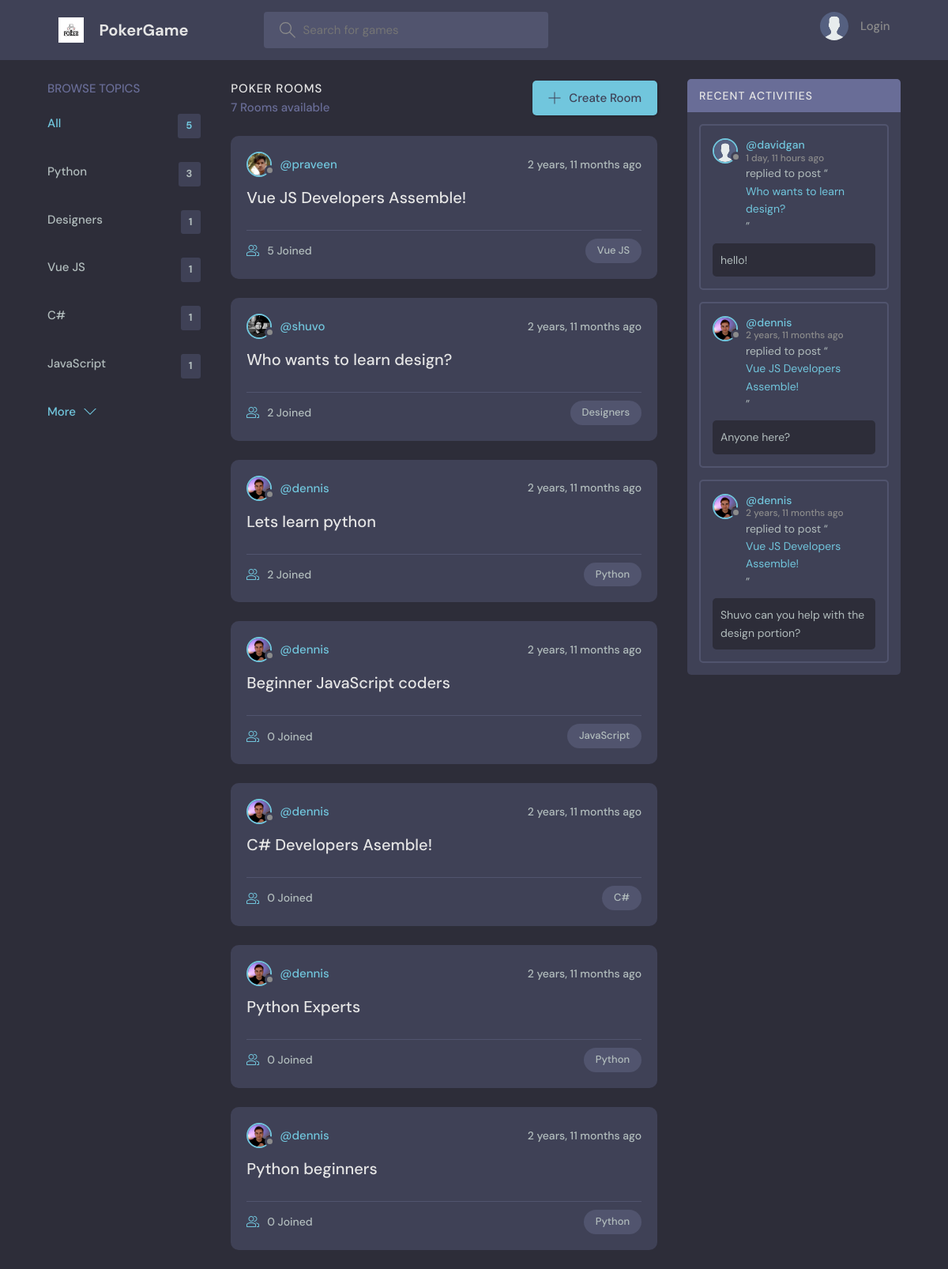
The app's page /, older data.
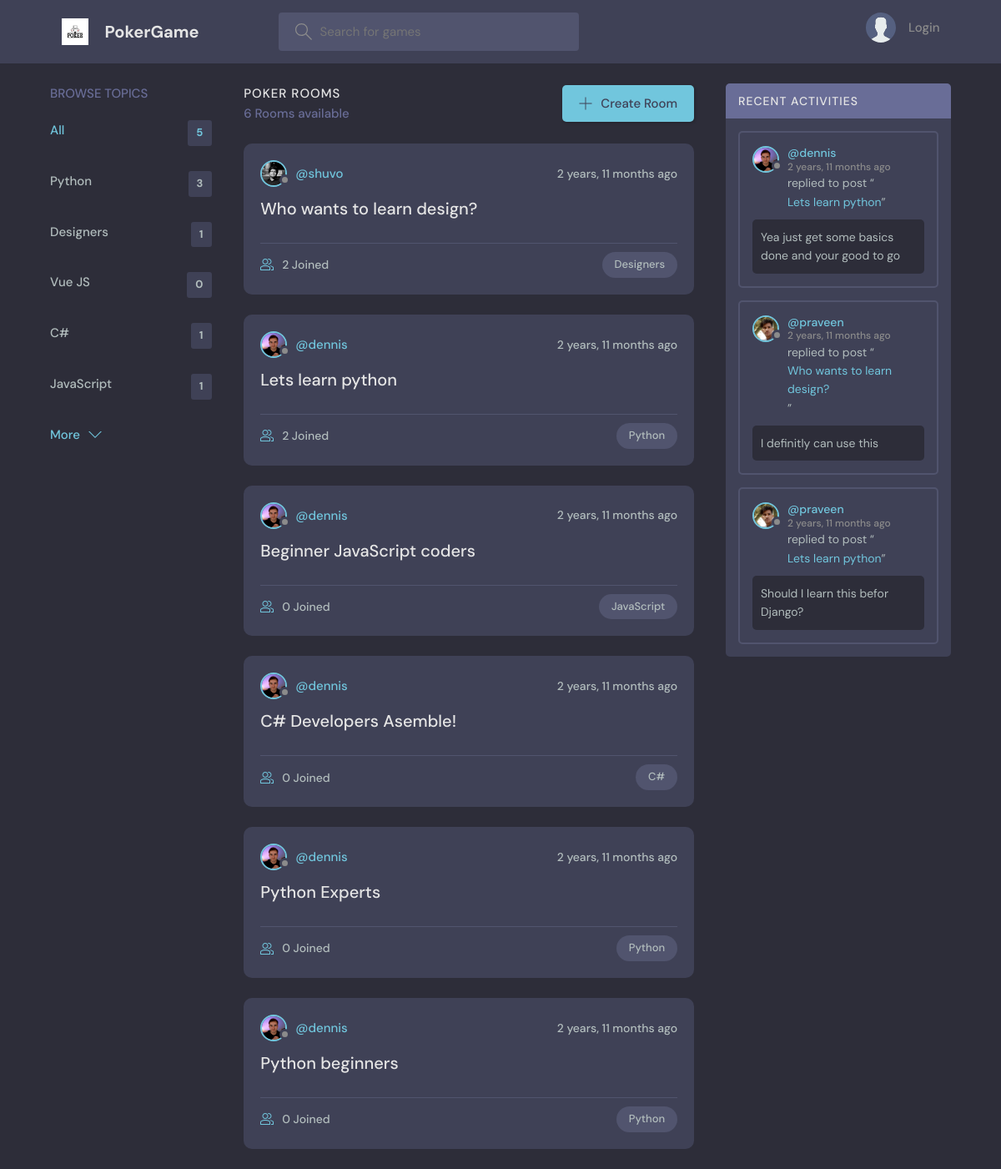
The same page, newer data.
### base/models.py (models this page shows, shortened)
class Topic(models.Model):
    name = models.CharField(max_length=200)

class Room(models.Model):
    host = models.ForeignKey(User, on_delete=models.SET_NULL, null=True)
    topic = models.ForeignKey(Topic, on_delete=models.SET_NULL, null=True)
    name = models.CharField(max_length=200)
    description = models.TextField(null=True, blank=True)
    participants = models.ManyToManyField(
        User, related_name='participants', blank=True)
    updated = models.DateTimeField(auto_now=True)
    created = models.DateTimeField(auto_now_add=True)
    pot_size = models.IntegerField(default=0)
    card1 = models.TextField(max_length=5, null=True)
    card2 = models.TextField(max_length=5, null=True)
    card3 = models.TextField(max_length=5, null=True)
    card4 = models.TextField(max_length=5, null=True)
    card5 = models.TextField(max_length=5, null=True)
    deck=models.CharField(max_length=512, null=True)
    class Meta:
        ordering = ['-updated', '-created']
    def __str__(self):
        return self.name

class User(AbstractUser):
    name = models.CharField(max_length=200, null=True)
    email = models.EmailField(unique=True, null=True)
    bio = models.TextField(null=True)
    chip_count = models.IntegerField(default=5000)
    card1 = models.TextField(max_length=5, null=True)
    card2 = models.TextField(max_length=5, null=True)
    avatar = models.ImageField(null=True, default="avatar.svg")
    USERNAME_FIELD = 'email'
    REQUIRED_FIELDS = ['username']

class Message(models.Model):
    user = models.ForeignKey(User, on_delete=models.CASCADE)
    room = models.ForeignKey(Room, on_delete=models.CASCADE)
    body = models.TextField()
    updated = models.DateTimeField(auto_now=True)
    created = models.DateTimeField(auto_now_add=True)
    class Meta:
        ordering = ['-updated', '-created']

### base/views.py (the view)
# urls.py: path('', views.home, name="home"),
def home(request):
    q = request.GET.get('q') if request.GET.get('q') != None else ''
    rooms = Room.objects.filter(
        Q(topic__name__icontains=q) |
        Q(name__icontains=q) |
        Q(description__icontains=q)
    )
    topics = Topic.objects.all()[0:5]
    room_count = rooms.count()
    room_messages = Message.objects.filter(
        Q(room__topic__name__icontains=q))[0:3]
    context = {'rooms': rooms, 'topics': topics,
               'room_count': room_count, 'room_messages': room_messages}
    return render(request, 'base/home.html', context)

### base/templates/base/home.html (shortened to what this page needs)
{% extends 'main.html' %}
{% block content %}
<main class="layout layout--3">
  <div class="container">
    {% include 'base/topics_component.html' %}
    <div class="roomList">
      <div class="roomList__header">
        <div>
          <h2>Poker Rooms</h2>
          <p>{{room_count}} Rooms available</p>
        </div>
        <a class="btn btn--main" href="{% url 'create-room' %}">
          <svg version="1.1" xmlns="http://www.w3.org/2000/svg" width="32" height="32" viewBox="0 0 32 32">
            <title>add</title>
            <path
              d="M16.943 0.943h-1.885v14.115h-14.115v1.885h14.115v14.115h1.885v-14.115h14.115v-1.885h-14.115v-14.115z">
            </path>
          </svg>
          Create Room
        </a>
      </div>
      {% include 'base/feed_component.html' %}
    </div>
    {% include 'base/activity_component.html' %}
  </div>
</main>
{% endblock %}

### base/templates/base/topics_component.html
<div class="topics">
    <div class="topics__header">
        <h2>Browse Topics</h2>
    </div>
    <ul class="topics__list">
        <li>
            <a href="{% url 'home' %}" class="active">All <span>{{topics.count}}</span></a>
        </li>
        {% for topic in topics %}
        <li>
            <a href="{% url 'home' %}?q={{topic.name}}">{{topic.name}}<span>{{topic.room_set.all.count}}</span></a>
        </li>
        {% endfor %}
    </ul>
    <a class="btn btn--link" href="{% url 'topics' %}">
        More
        <svg version="1.1" xmlns="http://www.w3.org/2000/svg" width="32" height="32" viewBox="0 0 32 32">
            <title>chevron-down</title>
            <path d="M16 21l-13-13h-3l16 16 16-16h-3l-13 13z"></path>
        </svg>
    </a>
</div>

### base/templates/base/feed_component.html (shortened to what this page needs)
{% for room in rooms %}
<div class="roomListRoom">
    <div class="roomListRoom__header">
        <a href="{% url 'user-profile' room.host.id %}" class="roomListRoom__author">
            <div class="avatar avatar--small">
                <img src="{{room.host.avatar.url}}" />
            </div>
            <span>@{{room.host.username}}</span>
        </a>
        <div class="roomListRoom__actions">
            <span>{{room.created|timesince}} ago</span>
        </div>
    </div>
    <div class="roomListRoom__content">
        <a href="{% url 'room' room.id %}">{{room.name}}</a>
    </div>
    <div class="roomListRoom__meta">
        <a href="{% url 'room' room.id %}" class="roomListRoom__joined">
            {{room.participants.all.count}} Joined
        </a>
        <p class="roomListRoom__topic">{{room.topic.name}}</p>
    </div>
</div>
{% endfor %}

### base/templates/base/activity_component.html (shortened to what this page needs)
<div class="activities">
    <div class="activities__header">
        <h2>Recent Activities</h2>
    </div>
    {% for message in room_messages %}
    <div class="activities__box">
        <div class="activities__boxHeader roomListRoom__header">
            <a href="{% url 'user-profile' message.user.id %}" class="roomListRoom__author">
                <div class="avatar avatar--small">
                    <img src="{{message.user.avatar.url}}" />
                </div>
                <p>
                    @{{message.user.username}}
                    <span>{{message.created|timesince}} ago</span>
                </p>
            </a>
        </div>
        <div class="activities__boxContent">
            <p>replied to post “<a href="{% url 'room' message.room.id %}">{{message.room}}</a>”</p>
            <div class="activities__boxRoomContent">{{message.body}}</div>
        </div>
    </div>
    {% endfor %}
</div>

Row changes from the older to the newer data that the page shows:
removed Room: host.avatar (picture), host.username "praveen", created "2 years, 11 months", name "Vue JS Developers Assemble!", participants.all.count "5", topic.name "Vue JS"
removed Message: user.avatar (placeholder picture), user.username "davidgan", created "1 day, 11 hours", room "Who wants to learn design?", body "hello!"
removed Message: user.avatar (picture), user.username "dennis", created "2 years, 11 months", room "Vue JS Developers Assemble!", body "Anyone here?"
removed Message: user.avatar (picture), user.username "dennis", created "2 years, 11 months", room "Vue JS Developers Assemble!", body "Shuvo can you help with the design portion?"
computed for Topic "Vue JS": room_set.all.count "1" → "0"
now on this page (row unchanged): Message: user.avatar (picture), user.username "dennis", created "2 years, 11 months", room "Lets learn python", body "Yea just get some basics done and your good to go"
now on this page (row unchanged): Message: user.avatar (picture), user.username "praveen", created "2 years, 11 months", room "Who wants to learn design?", body "I definitly can use this"
now on this page (row unchanged): Message: user.avatar (picture), user.username "praveen", created "2 years, 11 months", room "Lets learn python", body "Should I learn this befor Django?"
Text that changed along with them:
{{ room_count }}: "7" → "6"
